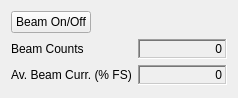
<?xml version="1.0" encoding="UTF-8"?>
<ui version="4.0">
 <class>Form</class>
 <widget class="QWidget" name="Form">
  <property name="geometry">
   <rect>
    <x>0</x>
    <y>0</y>
    <width>238</width>
    <height>98</height>
   </rect>
  </property>
  <property name="windowTitle">
   <string>Form</string>
  </property>
  <layout class="QFormLayout" name="formLayout">
   <item row="0" column="0" colspan="2">
    <layout class="QHBoxLayout" name="horizontalLayout">
     <item>
      <widget class="QPushButton" name="beamOn">
       <property name="maximumSize">
        <size>
         <width>16777215</width>
         <height>16777215</height>
        </size>
       </property>
       <property name="baseSize">
        <size>
         <width>0</width>
         <height>0</height>
        </size>
       </property>
       <property name="text">
        <string>Beam On/Off</string>
       </property>
       <property name="icon">
        <iconset>
         <normaloff>player_play.png</normaloff>
         <normalon>player_pause.png</normalon>player_play.png</iconset>
       </property>
       <property name="checkable">
        <bool>true</bool>
       </property>
       <property name="checked">
        <bool>false</bool>
       </property>
       <property name="autoExclusive">
        <bool>true</bool>
       </property>
       <property name="flat">
        <bool>false</bool>
       </property>
      </widget>
     </item>
     <item>
      <spacer name="horizontalSpacer">
       <property name="orientation">
        <enum>Qt::Horizontal</enum>
       </property>
       <property name="sizeHint" stdset="0">
        <size>
         <width>40</width>
         <height>20</height>
        </size>
       </property>
      </spacer>
     </item>
    </layout>
   </item>
   <item row="1" column="0">
    <widget class="QLabel" name="label_2">
     <property name="text">
      <string>Beam Counts</string>
     </property>
    </widget>
   </item>
   <item row="1" column="1">
    <widget class="QLabel" name="Icnts">
     <property name="sizePolicy">
      <sizepolicy hsizetype="Minimum" vsizetype="Fixed">
       <horstretch>0</horstretch>
       <verstretch>0</verstretch>
      </sizepolicy>
     </property>
     <property name="minimumSize">
      <size>
       <width>0</width>
       <height>20</height>
      </size>
     </property>
     <property name="frameShape">
      <enum>QFrame::WinPanel</enum>
     </property>
     <property name="frameShadow">
      <enum>QFrame::Sunken</enum>
     </property>
     <property name="text">
      <string>0</string>
     </property>
     <property name="alignment">
      <set>Qt::AlignRight|Qt::AlignTrailing|Qt::AlignVCenter</set>
     </property>
    </widget>
   </item>
   <item row="2" column="0">
    <widget class="QLabel" name="label_3">
     <property name="text">
      <string>Av. Beam Curr. (% FS)</string>
     </property>
    </widget>
   </item>
   <item row="2" column="1">
    <widget class="QLabel" name="Ib">
     <property name="sizePolicy">
      <sizepolicy hsizetype="Minimum" vsizetype="Fixed">
       <horstretch>0</horstretch>
       <verstretch>0</verstretch>
      </sizepolicy>
     </property>
     <property name="minimumSize">
      <size>
       <width>0</width>
       <height>20</height>
      </size>
     </property>
     <property name="frameShape">
      <enum>QFrame::WinPanel</enum>
     </property>
     <property name="frameShadow">
      <enum>QFrame::Sunken</enum>
     </property>
     <property name="text">
      <string>0</string>
     </property>
     <property name="alignment">
      <set>Qt::AlignRight|Qt::AlignTrailing|Qt::AlignVCenter</set>
     </property>
    </widget>
   </item>
  </layout>
 </widget>
 <resources/>
 <connections/>
</ui>
